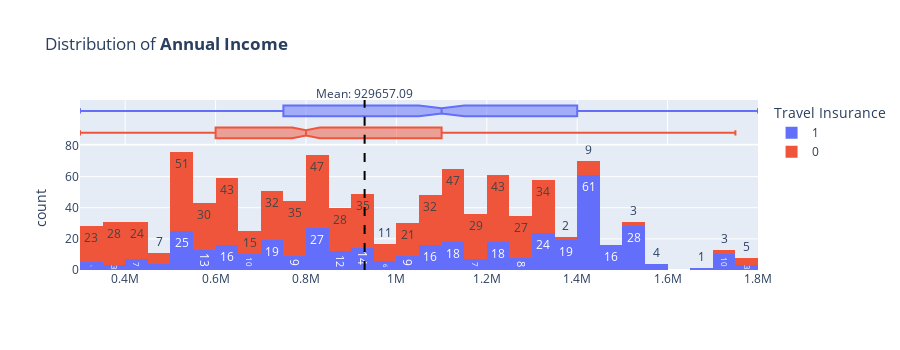
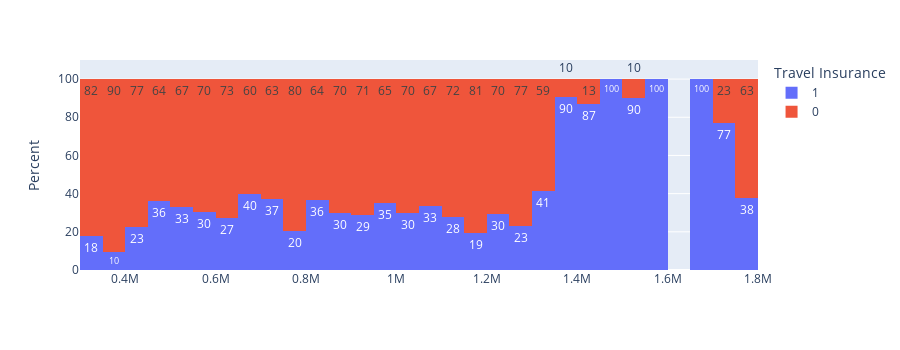

Notebook source saved alongside these figures, in order:
### Markdown cell above
#### 1.4.2. **Annual Income**

### Code cell
numerical_overview_plot(df_train_eda, "Annual Income")

### Figure 1 — Plotly figure (JSON) as saved in the notebook; plotly's stock layout.template omitted (floating-point values rounded to 4 significant figures; data arrays with more than 128 entries replaced by an {"elided": "..."} marker saying what was removed)
{"data": [{"alignmentgroup": "True", "bingroup": "x", "histfunc": "count", "hovertemplate": "Travel Insurance=1<br>=%{x}<br>count=%{y}<extra></extra>", "legendgroup": "1", "marker": {"color": "#636efa", "pattern": {"shape": ""}}, "name": "1", "offsetgroup": "1", "orientation": "v", "showlegend": true, "texttemplate": "%{value}", "type": "histogram", "x": {"elided": "415 int values"}, "xaxis": "x", "y": {"elided": "415 int values"}, "yaxis": "y"}, {"alignmentgroup": "True", "hovertemplate": "Travel Insurance=1<br>=%{x}<extra></extra>", "legendgroup": "1", "marker": {"color": "#636efa"}, "name": "1", "notched": true, "offsetgroup": "1", "showlegend": false, "type": "box", "x": {"elided": "415 int values"}, "xaxis": "x2", "yaxis": "y2"}, {"alignmentgroup": "True", "bingroup": "x", "histfunc": "count", "hovertemplate": "Travel Insurance=0<br>=%{x}<br>count=%{y}<extra></extra>", "legendgroup": "0", "marker": {"color": "#EF553B", "pattern": {"shape": ""}}, "name": "0", "offsetgroup": "0", "orientation": "v", "showlegend": true, "texttemplate": "%{value}", "type": "histogram", "x": {"elided": "664 int values"}, "xaxis": "x", "y": {"elided": "664 int values"}, "yaxis": "y"}, {"alignmentgroup": "True", "hovertemplate": "Travel Insurance=0<br>=%{x}<extra></extra>", "legendgroup": "0", "marker": {"color": "#EF553B"}, "name": "0", "notched": true, "offsetgroup": "0", "showlegend": false, "type": "box", "x": {"elided": "664 int values"}, "xaxis": "x2", "yaxis": "y2"}], "layout": {"annotations": [{"showarrow": false, "text": "Mean: 929657.09", "x": 929700.0, "y": 1.1, "yref": "paper"}], "barmode": "relative", "height": 350, "legend": {"title": {"text": "Travel Insurance"}, "tracegroupgap": 0}, "shapes": [{"line": {"color": "black", "dash": "dash"}, "type": "line", "x0": 929700.0, "x1": 929700.0, "xref": "x", "y0": 0, "y1": 1, "yref": "y domain"}, {"line": {"color": "black", "dash": "dash"}, "type": "line", "x0": 929700.0, "x1": 929700.0, "xref": "x2", "y0": 0, "y1": 1, "yref": "y2 domain"}], "title": {"text": "Distribution of <b>Annual Income</b>"}, "xaxis": {"anchor": "y", "domain": [0, 1], "range": [300000.0, 1800000.0], "title": {"text": ""}}, "xaxis2": {"anchor": "y2", "domain": [0, 1], "matches": "x", "showgrid": true, "showticklabels": false}, "yaxis": {"anchor": "x", "categoryarray": [0, 1], "categoryorder": "array", "domain": [0, 0.7326], "title": {"text": "count"}}, "yaxis2": {"anchor": "x2", "categoryarray": [0, 1], "categoryorder": "array", "domain": [0.7426, 1], "matches": "y2", "showgrid": false, "showline": false, "showticklabels": false, "ticks": ""}}}

### Figure 2 — Plotly figure (JSON) as saved in the notebook; plotly's stock layout.template omitted (floating-point values rounded to 4 significant figures; data arrays with more than 128 entries replaced by an {"elided": "..."} marker saying what was removed)
{"data": [{"alignmentgroup": "True", "bingroup": "x", "histfunc": "count", "hovertemplate": "Travel Insurance=1<br>=%{x}<br>count (normalized as percent)=%{y}<extra></extra>", "legendgroup": "1", "marker": {"color": "#636efa", "pattern": {"shape": ""}}, "name": "1", "offsetgroup": "1", "orientation": "v", "showlegend": true, "textangle": 0, "texttemplate": "%{value:.0f}", "type": "histogram", "x": {"elided": "415 int values"}, "xaxis": "x", "y": {"elided": "415 int values"}, "yaxis": "y"}, {"alignmentgroup": "True", "bingroup": "x", "histfunc": "count", "hovertemplate": "Travel Insurance=0<br>=%{x}<br>count (normalized as percent)=%{y}<extra></extra>", "legendgroup": "0", "marker": {"color": "#EF553B", "pattern": {"shape": ""}}, "name": "0", "offsetgroup": "0", "orientation": "v", "showlegend": true, "textangle": 0, "texttemplate": "%{value:.0f}", "type": "histogram", "x": {"elided": "664 int values"}, "xaxis": "x", "y": {"elided": "664 int values"}, "yaxis": "y"}], "layout": {"barmode": "relative", "barnorm": "percent", "height": 350, "legend": {"title": {"text": "Travel Insurance"}, "tracegroupgap": 0}, "margin": {"t": 60}, "xaxis": {"anchor": "y", "domain": [0, 1], "range": [300000.0, 1800000.0], "title": {"text": ""}}, "yaxis": {"anchor": "x", "categoryarray": [0, 1], "categoryorder": "array", "domain": [0, 1], "range": [0, 110], "title": {"text": "Percent"}}}}
